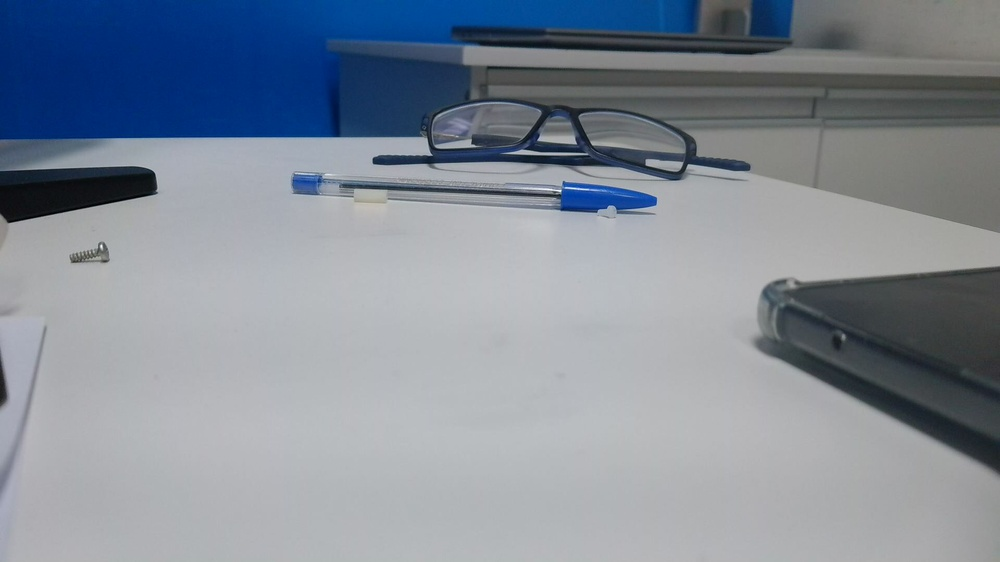
#> input picture imagem.jpeg, 1000 x 562 px, shrunk from 1920 x 1080 before the run
$ python -i centroPonto.py   (imports and definitions only)
#> lines starting #> are read from the running program, lines starting #| are printed output that depends on the picture
#> further down, picture is the input picture: shape (562, 1000, 3); mean B, G, R 151.4, 139.6, 130.8
import cv2
import numpy as np
import configparser


# Ler o arquivo de configuração INI
config = configparser.ConfigParser()
# [1 line not run here, left out]

# [13 lines left out: function adjust_image_optimized, not called in this run]


def adjust_image_optimized_2(img, contrast=1.0, brightness=0, gamma=1.0, exposure=1.0):
    """
    Ajusta contraste, brilho, gama e exposição de uma imagem em um único passo.

    Args:
        img: Imagem de entrada (BGR).
        contrast: Fator de contraste (default: 1.0).
        brightness: Valor de brilho (default: 0).
        gamma: Valor de correção de gama (default: 1.0).
        exposure: Fator de exposição (default: 1.0).
    Returns:
        Imagem ajustada em escala de cinza.
    """
#> called with contrast = 1, brightness = 0, gamma = 1, exposure = 1
    # Converter para escala de cinza
    gray = cv2.cvtColor(img, cv2.COLOR_BGR2GRAY)
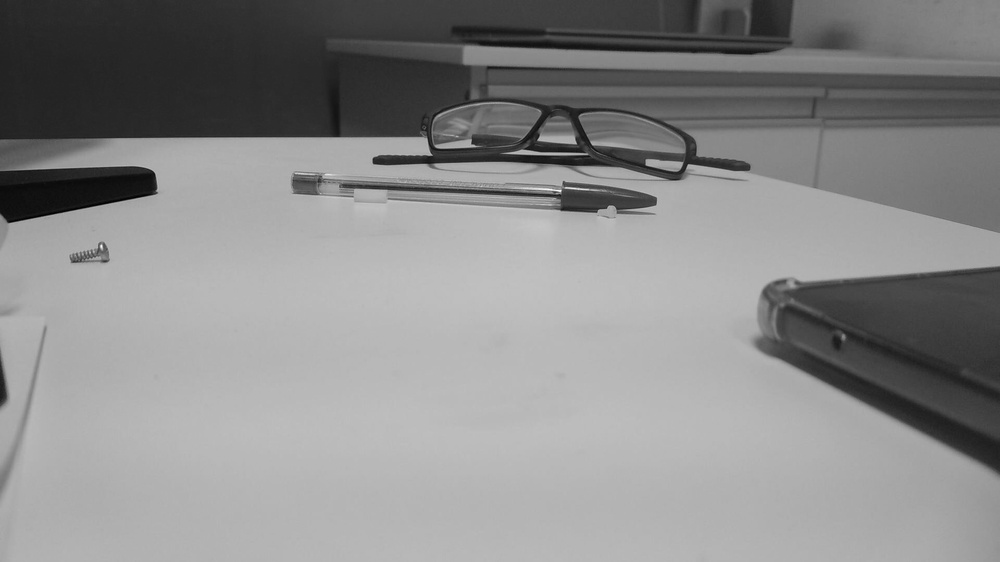
#> gray: shape (562, 1000); min 0, max 254, mean 138.3

    # Aplicar exposição (ajustando brilho e contraste)
    adjusted = cv2.convertScaleAbs(gray, alpha=contrast * exposure, beta=brightness * exposure)

    # Aplicar nitidez (unsharp masking)
    blurred = cv2.GaussianBlur(adjusted, (5, 5), 0)
    adjusted = cv2.addWeighted(adjusted, 1.5, blurred, -0.5, 0)

    # Aplicar correção de gama (tabela de lookup otimizada)
    gamma_correction = np.array([((i / 255.0) ** (1.0 / gamma)) * 255 for i in range(256)], dtype="uint8")
    return cv2.LUT(adjusted, gamma_correction)


# [33 lines left out: function centroDoponto, not called in this run]

>>> import cv2
>>> picture = cv2.imread('imagem.jpeg')
>>> result = adjust_image_optimized_2(picture)

$ run again, on capturaNOK.png
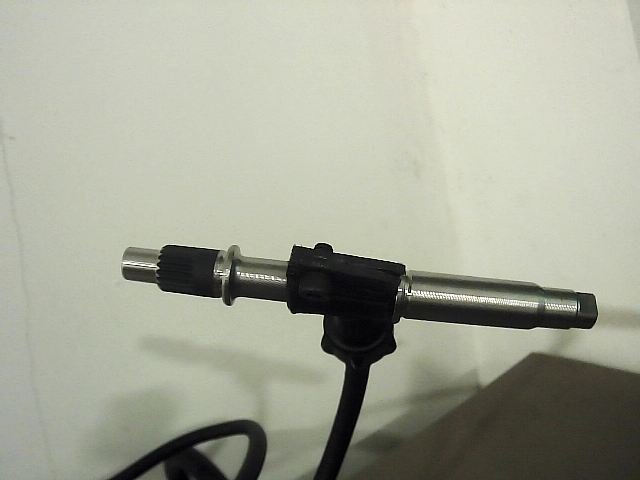
#> input picture capturaNOK.png, 640 x 480 px
#> picture is the input picture: shape (480, 640, 3); mean B, G, R 152, 167.5, 165.1
#> in adjust_image_optimized_2, `gray = cv2.cvtColor(img, cv2.COLOR_BGR2GRAY)`:
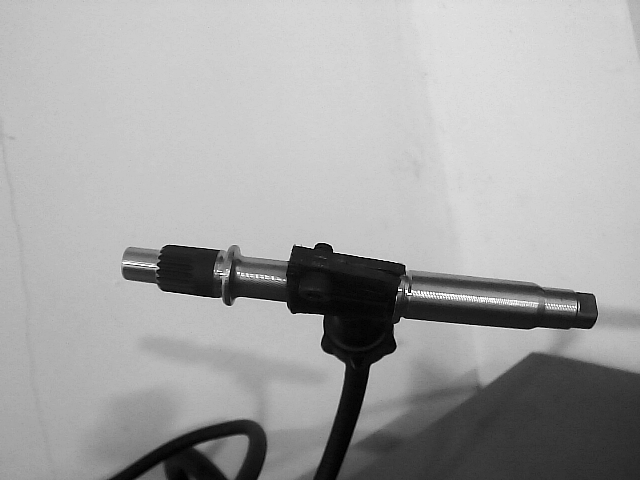
#> gray: shape (480, 640); min 0, max 255, mean 165
